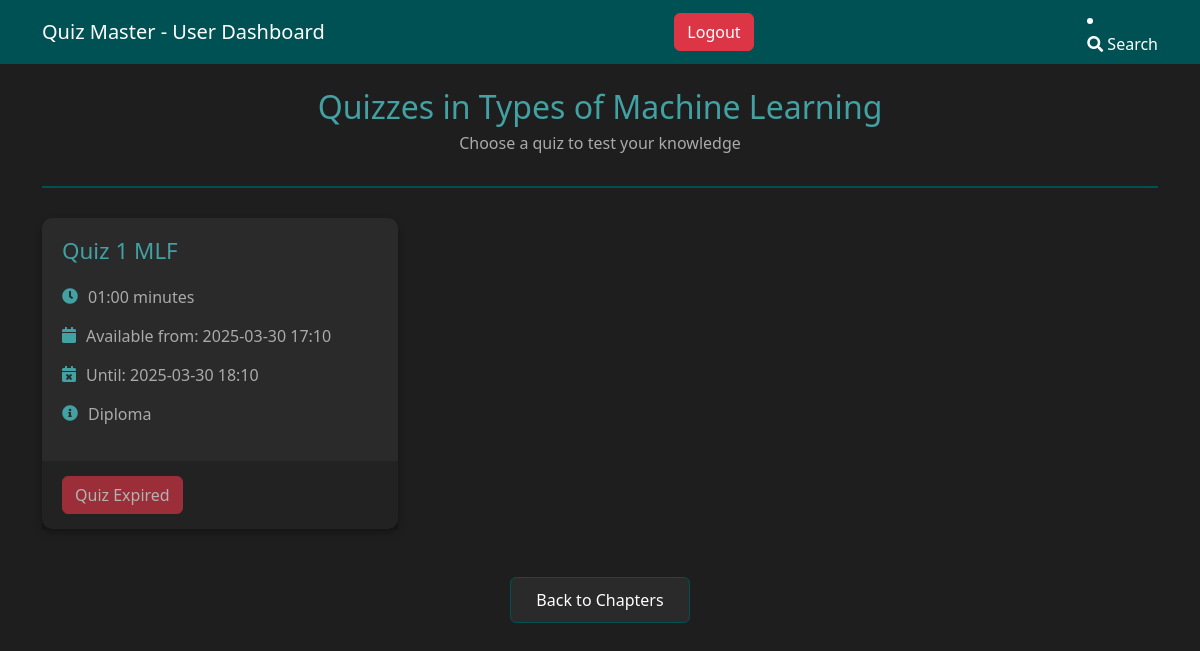
The app's page /chapter/1 (signed in) with its own data.
### model.py (models this page shows)
class Chapter(db.Model):
    id= db.Column(db.Integer,primary_key=True)
    subject_id=db.Column(db.Integer,db.ForeignKey('subject.id'),nullable=False)
    name=db.Column(db.String(50),nullable=False)
    description= db.Column(db.Text)
    subject = db.relationship('Subject', backref=db.backref('chapters', lazy=True))

class Quiz(db.Model):
    id=db.Column(db.Integer,primary_key=True)
    name=db.Column(db.String(100), nullable=False)
    chapter_id=db.Column(db.Integer,db.ForeignKey('chapter.id'),nullable=False)
    quiz_date=db.Column(db.DateTime,default=datetime.utcnow)
    time_duration=db.Column(db.String(5)) # HH:MM format
    start_time = db.Column(db.DateTime, nullable=False)
    end_time = db.Column(db.DateTime, nullable=False)
    remarks=db.Column(db.Text)
    chapter=db.relationship('Chapter', backref=db.backref('quizzes',lazy=True))
    def is_available(self):
        now = datetime.now()  # Use local time instead of UTC
        start = self.start_time.replace(tzinfo=None)
        end = self.end_time.replace(tzinfo=None)
        return start <= now <= end

### app.py (the view)
@app.route('/chapter/<int:chapter_id>')
@login_required
def view_quizzes(chapter_id):
    chapter = Chapter.query.get_or_404(chapter_id)
    quizzes = Quiz.query.filter_by(chapter_id=chapter_id).all()
    return render_template('view_quizzes.html',
                         chapter=chapter,
                         quizzes=quizzes,
                         datetime=datetime)

### app.py (called while the page is built)
@login_manager.user_loader
def load_user(user_id):
    return User.query.get(int(user_id))

### templates/view_quizzes.html (shortened to what this page needs)
{% extends 'user_base.html' %}
{% block body %}
<div class="container mt-4">
    <div class="page-header">
        <h2>Quizzes in {{ chapter.name }}</h2>
        <p>Choose a quiz to test your knowledge</p>
    </div>
    <div class="row">
        {% for quiz in quizzes %}
        <div class="col-md-4 mb-4">
            <div class="quiz-card">
                <div class="card-content">
                    <h4>{{ quiz.name }}</h4>
                    <div class="quiz-info">
                        <div class="info-item">
                            <i class="fas fa-clock"></i>
                            <span>{{ quiz.time_duration }} minutes</span>
                        </div>
                        <div class="info-item">
                            <i class="fas fa-calendar"></i>
                            <span>Available from: {{ quiz.start_time.strftime('%Y-%m-%d %H:%M') }}</span>
                        </div>
                        <div class="info-item">
                            <i class="fas fa-calendar-times"></i>
                            <span>Until: {{ quiz.end_time.strftime('%Y-%m-%d %H:%M') }}</span>
                        </div>
                        <div class="info-item">
                            <i class="fas fa-info-circle"></i>
                            <p class="remarks">{{ quiz.remarks }}</p>
                        </div>
                    </div>
                </div>
                <div class="card-footer">
                    {% if quiz.is_available() %}
                        <a href="{{ url_for('take_quiz', quiz_id=quiz.id) }}" class="btn btn-primary">Take Quiz</a>
                    {% else %}
                        {% if datetime.utcnow() < quiz.start_time %}
                            <button class="btn btn-secondary" disabled>Not Yet Available</button>
                        {% else %}
                            <button class="btn btn-danger" disabled>Quiz Expired</button>
                        {% endif %}
                    {% endif %}
                </div>
            </div>
        </div>
        {% endfor %}
    </div>
    <div class="text-center mt-4">
        <a href="{{ url_for('view_chapters', subject_id=chapter.subject_id) }}" class="btn btn-secondary">Back to Chapters</a>
    </div>
</div>
{% endblock body %}

### templates/user_base.html (style rules this page uses)
body { background-color:#1E1E1E ; color: white ; }

### templates/view_quizzes.html (style rules this page uses)
.page-header { text-align: center; margin-bottom: 30px; padding-bottom: 15px; border-bottom: 2px solid #005153; }
.page-header h2 { color: #42A1A3; margin-bottom: 5px; }
.page-header p { color: #AAA; }
.quiz-card { background-color: #2A2A2A; border-radius: 10px; height: 100%; display: flex; flex-direction: column; transition: transform 0.3s ease, box-shadow 0.3s ease; box-shadow: 0 4px 8px rgba(0,0,0,0.3); }
.card-content { padding: 20px; flex-grow: 1; }
.card-content h4 { color: #42A1A3; margin-bottom: 20px; font-size: 1.4rem; }
.quiz-info { color: #AAA; }
.info-item { display: flex; align-items: start; margin-bottom: 15px; }
.info-item i { margin-right: 10px; color: #42A1A3; margin-top: 3px; }
.remarks { margin: 0; line-height: 1.5; }
.card-footer { padding: 15px 20px; background-color: rgba(0,0,0,0.2); border-bottom-left-radius: 10px; border-bottom-right-radius: 10px; }
.btn-secondary { background-color: #2A2A2A; border: 1px solid #005153; padding: 10px 25px; transition: all 0.3s; }
.btn-danger:disabled { background-color: #dc3545; cursor: not-allowed; }

### records on screen
Chapter: name "Types of Machine Learning"
Quiz: name "Quiz 1 MLF", time_duration "01:00", start_time "2025-03-30 17:10", end_time "2025-03-30 18:10", remarks "Diploma", shows "Quiz Expired"
